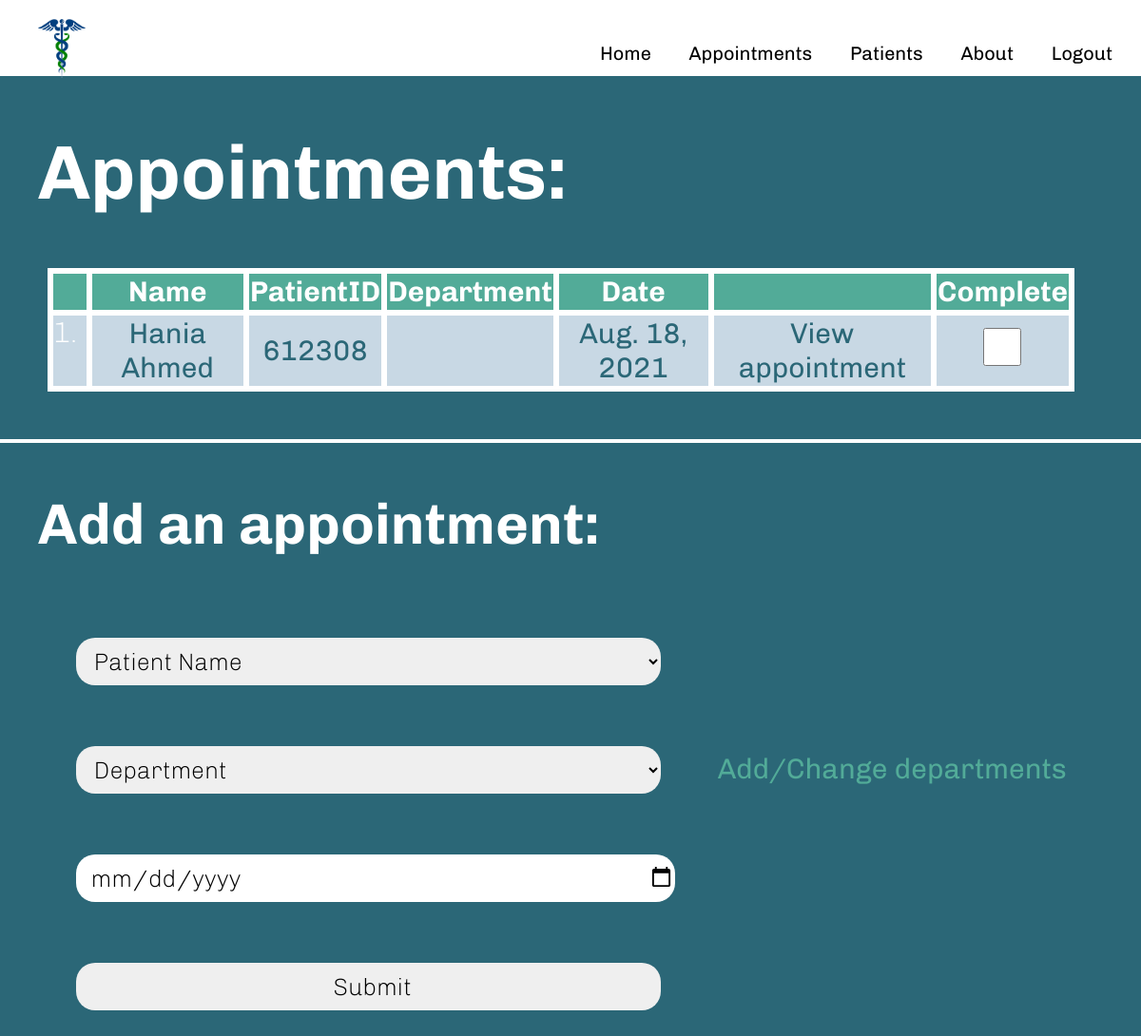
/appointments/ (signed in), run on an earlier commit of the app's database.
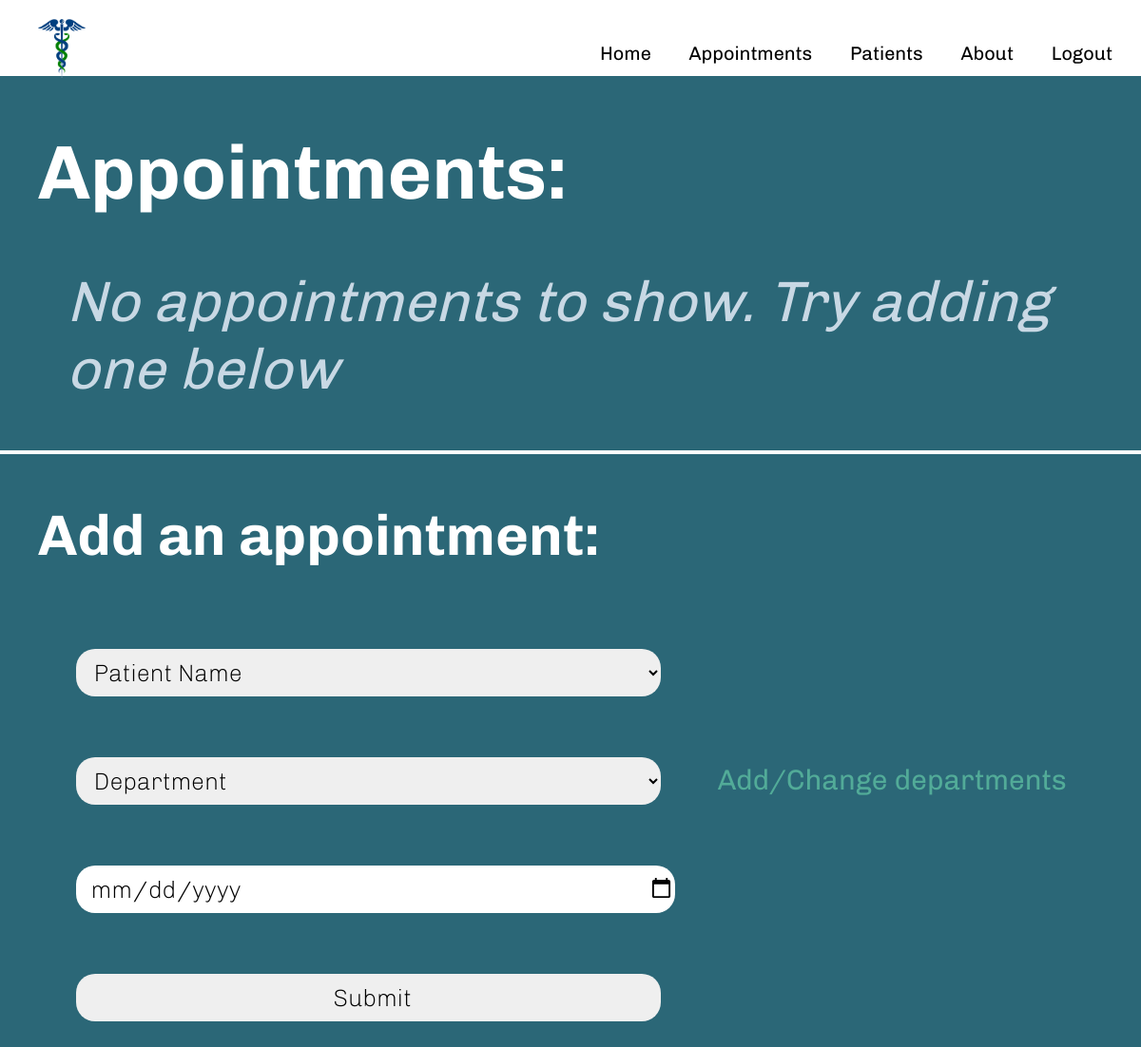
And on a later commit of the database.
### appointments/models.py (models this page shows, shortened)
class Appointment(models.Model):
    date = models.DateField()
    patient = models.ForeignKey(Patient, on_delete=models.CASCADE, related_name="appointments")
    department = models.ForeignKey(Department, on_delete=models.CASCADE, related_name="appointments")

class Patient(models.Model):
    user = models.ForeignKey(User, on_delete=models.SET_NULL, null=True, blank=True)
    name = models.CharField(max_length=64)
    id = models.BigAutoField(primary_key=True)
    dateOfBirth = models.DateField(default=timezone.localdate)
    gender = models.CharField(max_length=64, default="")
    phone = models.IntegerField(default=1)
    notes = models.CharField(max_length=1000, default="")
    def __str__(self):
        return f"{self.name} "

### appointments/views.py (the view)
# urls.py: path("", views.index, name="index"),
@login_required(login_url='loginPage')
def index(request):
    user = request.user
    return render(request, "appointments/index.html", {
        "appointments": Appointment.objects.filter(patient__user=user),
        "patients": Patient.objects.filter(user=user),
        "departments": Department.objects.filter(user=user)
    })

### appointments/templates/appointments/index.html (shortened to what this page needs)
{% extends "appointments/layout.html" %}
{% block body %}
    <h1>Appointments:</h1>
    {% if not appointments %}
        <h2 class="textMessage">No appointments to show. Try adding one below</h2>
    {% else %}
        <table style="width: 90%;">
            <thead>
                <tr>
                    <th></th>
                    <th>Name</th>
                    <th>PatientID</th>
                    <th>Department</th>
                    <th>Date</th>
                    <th></th>
                    <th>Complete</th>
                </tr>
            </thead>
            <tbody >
                {% for appointment in appointments %}
                    <tr>
                        <td>
                            <a href="{% url 'patient' appointment.patient.id %}">
                                {{appointment.patient.name}}
                            </a>
                        </td>
                        <td>
                            <a href="{% url 'patient' appointment.patient.id %}">
                                {{appointment.patient.id}}
                            </a>
                        </td>
                        <td>
                        </td>
                        <td>
                            <a href="{% url 'appointment' appointment.id %}">
                                {{appointment.date}}
                            </a>
                        </td>
                        <td>
                            <a href="{% url 'appointment' appointment.id %}">
                                View appointment
                            </a>
                        </td>
                        <td>
                            <form action="{% url 'removeAppointment' %}" method="post">
                                <input type="checkbox" id="appointmentComplete" name="appointmentComplete" value="{{ appointment.id }}" onChange="this.form.submit()" style="width: 40px;">
                            </form>
                        </td>
                    </tr>
                {% endfor %}
            </tbody>
        </table>
    {% endif %}
    <hr>
    <h2>Add an appointment:</h2>
    <form action="{% url 'addAppointment' %}" method="post">
        <div class="addForm">
            <select name="patient" required>
                <option value="" disabled selected hidden>Patient Name</option>
            </select>
        </div>
        <div class="addForm">
            <select name="department" required>
                    <option value="" disabled selected hidden>Department</option>
            </select>
            <a href="departments" class="pageLinks">Add/Change departments</a>
        </div>
        <div class="addForm">
            <input type="date" name="date" required>
        </div>
        <div class="addForm">
            <input type="submit">
        </div>
    </form>
{% endblock %}

What changed in the data, as far as the page shows it:
removed Appointment: patient.name "Hania Ahmed", patient.id "612308", date "Aug. 18, 2021"
Also different on the page:
text no longer shown: "Name PatientID Department Date Complete"
text now shown: "No appointments to show. Try adding one below"
